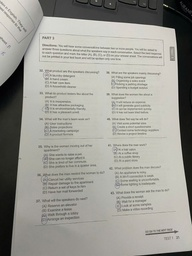
#> input picture test_image.jpg, 192 x 256 px, shrunk from 1920 x 2560 before the run
$ python test_canny.py
#> lines starting #> are read from the running program, lines starting #| are printed output that depends on the picture; after the words box and inside, x2 and y2 are one past the last pixel; in counts of white or black regions, pixels touching at a corner belong together; long printed decimals are rounded
### src/sobel.py
import numpy as np

from src.convolution import convolution2d


def to_grayscale(image):
    """
    Chuyển ảnh màu BGR sang ảnh xám bằng NumPy.

    Parameters
    ----------
    image : np.ndarray
        Ảnh đầu vào.
        Có thể là ảnh xám H x W
        hoặc ảnh màu H x W x 3.

    Returns
    -------
    gray : np.ndarray
        Ảnh xám float32.
    """

    # Nếu ảnh đã là grayscale
    if image.ndim == 2:
        return image.astype(np.float32)

    # Kiểm tra ảnh màu phải có 3 kênh
    if image.ndim != 3 or image.shape[2] != 3:
        raise ValueError(
            "Ảnh đầu vào phải là ảnh xám hoặc ảnh màu BGR 3 kênh."
        )

    # OpenCV đọc ảnh theo thứ tự BGR
    b = image[:, :, 0].astype(np.float32)
    g = image[:, :, 1].astype(np.float32)
    r = image[:, :, 2].astype(np.float32)

    # Công thức chuyển RGB -> grayscale
    gray = (
        0.114 * b
        + 0.587 * g
        + 0.299 * r
    )

    return gray


# [154 lines left out: functions normalize_to_uint8, sobel, sobel_edge, not called in this run]

### src/convolution.py
import numpy as np


def convolution2d(image, kernel, padding="reflect"):
    """
    Thực hiện phép tích chập 2D giữa ảnh xám và kernel.

    Parameters
    ----------
    image : np.ndarray
        Ảnh xám 2 chiều, kích thước H x W.

    kernel : np.ndarray
        Ma trận kernel, ví dụ 3x3 hoặc 5x5.

    padding : str
        Phương pháp xử lý biên.
        Mặc định là "reflect".

    Returns
    -------
    output : np.ndarray
        Ảnh kết quả kiểu float32,
        có cùng kích thước với ảnh đầu vào.
    """

    # Kiểm tra ảnh phải là ảnh xám 2 chiều
    if image.ndim != 2:
        raise ValueError(
            "convolution2d chỉ nhận ảnh xám 2 chiều."
        )

    # Kiểm tra kernel phải là ma trận 2 chiều
    if kernel.ndim != 2:
        raise ValueError(
            "Kernel phải là ma trận 2 chiều."
        )

    # Kernel nên có kích thước lẻ
    kh, kw = kernel.shape

    if kh % 2 == 0 or kw % 2 == 0:
        raise ValueError(
            "Kernel phải có kích thước lẻ, ví dụ 3x3 hoặc 5x5."
        )

    # Chuyển sang float32 để tránh tràn số uint8
    image = image.astype(np.float32)
    kernel = kernel.astype(np.float32)

    # Tính số pixel cần padding
    pad_h = kh // 2
    pad_w = kw // 2

    # Padding ảnh
    padded = np.pad(
        image,
        (
            (pad_h, pad_h),
            (pad_w, pad_w)
        ),
        mode=padding
    )

    # Tạo ảnh đầu ra
    output = np.zeros(
        image.shape,
        dtype=np.float32
    )

    height, width = image.shape

    # Quét qua từng pixel
    for y in range(height):
        for x in range(width):

            # Lấy vùng ảnh có kích thước bằng kernel
            region = padded[
                y:y + kh,
                x:x + kw
            ]

            # Nhân từng phần tử và cộng lại
            output[y, x] = np.sum(
                region * kernel
            )

    return output

### src/canny.py
import numpy as np

from src.convolution import convolution2d
from src.sobel import to_grayscale
from src.log_detector import gaussian_kernel


def non_maximum_suppression(magnitude, direction):
    """
    Làm mảnh biên bằng Non-Maximum Suppression.

    Parameters
    ----------
    magnitude : np.ndarray
        Độ lớn gradient.

    direction : np.ndarray
        Hướng gradient theo độ.

    Returns
    -------
    output : np.ndarray
        Ảnh gradient sau khi làm mảnh.
    """

    height, width = magnitude.shape

    output = np.zeros(
        (height, width),
        dtype=np.float32
    )

    # Đưa góc về miền [0, 180)
    angle = direction.copy()

    angle[angle < 0] += 180

    for y in range(1, height - 1):
        for x in range(1, width - 1):

            current = magnitude[y, x]

            neighbor1 = 0
            neighbor2 = 0

            # Hướng 0 độ
            if (
                0 <= angle[y, x] < 22.5
                or 157.5 <= angle[y, x] <= 180
            ):
                neighbor1 = magnitude[y, x - 1]
                neighbor2 = magnitude[y, x + 1]

            # Hướng 45 độ
            elif 22.5 <= angle[y, x] < 67.5:
                neighbor1 = magnitude[y - 1, x + 1]
                neighbor2 = magnitude[y + 1, x - 1]

            # Hướng 90 độ
            elif 67.5 <= angle[y, x] < 112.5:
                neighbor1 = magnitude[y - 1, x]
                neighbor2 = magnitude[y + 1, x]

            # Hướng 135 độ
            elif 112.5 <= angle[y, x] < 157.5:
                neighbor1 = magnitude[y - 1, x - 1]
                neighbor2 = magnitude[y + 1, x + 1]

            # Chỉ giữ local maximum
            if (
                current >= neighbor1
                and current >= neighbor2
            ):
                output[y, x] = current

    return output


def automatic_thresholds(gray, sigma=0.33):
    """
    Tự động tính ngưỡng thấp và cao dựa trên median ảnh.

    Parameters
    ----------
    gray : np.ndarray
        Ảnh grayscale.

    sigma : float
        Hệ số điều chỉnh ngưỡng.

    Returns
    -------
    low_threshold : float
    high_threshold : float
    """

    median_value = np.median(gray)

    low_threshold = max(
        0,
        (1.0 - sigma) * median_value
    )

    high_threshold = min(
        255,
        (1.0 + sigma) * median_value
    )

    return (
        float(low_threshold),
        float(high_threshold)
    )


def double_threshold(
    image,
    low_threshold,
    high_threshold
):
    """
    Phân loại pixel thành:
    strong edge
    weak edge
    non-edge.
    """

    strong_value = 255
    weak_value = 75

    result = np.zeros(
        image.shape,
        dtype=np.uint8
    )

    strong_y, strong_x = np.where(
        image >= high_threshold
    )

    weak_y, weak_x = np.where(
        (image >= low_threshold)
        & (image < high_threshold)
    )

    result[
        strong_y,
        strong_x
    ] = strong_value

    result[
        weak_y,
        weak_x
    ] = weak_value

    return (
        result,
        weak_value,
        strong_value
    )


def hysteresis(
    image,
    weak_value=75,
    strong_value=255
):
    """
    Giữ weak edge nếu nó nối với strong edge.

    Parameters
    ----------
    image : np.ndarray
        Ảnh sau double threshold.

    Returns
    -------
    result : np.ndarray
        Ảnh biên cuối cùng.
    """

    result = image.copy()

    height, width = result.shape

    changed = True

    while changed:
        changed = False

        for y in range(1, height - 1):
            for x in range(1, width - 1):

                if result[y, x] == weak_value:

                    region = result[
                        y - 1:y + 2,
                        x - 1:x + 2
                    ]

                    if np.any(
                        region == strong_value
                    ):
                        result[y, x] = strong_value
                        changed = True

    # Các weak edge còn lại bị loại
    result[
        result != strong_value
    ] = 0

    return result


def canny(
    image,
    gaussian_size=5,
    gaussian_sigma=1.4,
    threshold_sigma=0.33
):
    """
    Thuật toán Canny tự cài đặt.

    Pipeline:
    1. Gaussian smoothing
    2. Gradient magnitude + direction
    3. Non-Maximum Suppression
    4. Double threshold + hysteresis

    Parameters
    ----------
    image : np.ndarray
        Ảnh màu hoặc grayscale.

    gaussian_size : int
        Kích thước Gaussian kernel.

    gaussian_sigma : float
        Sigma Gaussian.

    threshold_sigma : float
        Hệ số tính ngưỡng tự động.

    Returns
    -------
    result : dict
        gray
        blurred
        gx
        gy
        magnitude
        direction
        nms
        threshold
        edge
        low_threshold
        high_threshold
    """

    # ==========================================
    # BƯỚC 1: GRAYSCALE
    # ==========================================

    gray = to_grayscale(
        image
    )


    # ==========================================
    # BƯỚC 2: GAUSSIAN SMOOTHING
    # ==========================================

    g_kernel = gaussian_kernel(
        size=gaussian_size,
        sigma=gaussian_sigma
    )

    blurred = convolution2d(
        gray,
        g_kernel
    )


    # ==========================================
    # BƯỚC 3: SOBEL GRADIENT
    # ==========================================

    kernel_x = np.array([
        [-1, 0, 1],
        [-2, 0, 2],
        [-1, 0, 1]
    ], dtype=np.float32)

    kernel_y = np.array([
        [-1, -2, -1],
        [0,  0,  0],
        [1,  2,  1]
    ], dtype=np.float32)


    gx = convolution2d(
        blurred,
        kernel_x
    )

    gy = convolution2d(
        blurred,
        kernel_y
    )


    magnitude = np.sqrt(
        gx ** 2 + gy ** 2
    )


    direction = np.degrees(
        np.arctan2(
            gy,
            gx
        )
    )


    # ==========================================
    # BƯỚC 4: NON-MAXIMUM SUPPRESSION
    # ==========================================

    nms = non_maximum_suppression(
        magnitude,
        direction
    )


    # ==========================================
    # BƯỚC 5: NGƯỠNG TỰ ĐỘNG
    # ==========================================

    low_threshold, high_threshold = (
        automatic_thresholds(
            gray,
            sigma=threshold_sigma
        )
    )


    # ==========================================
    # BƯỚC 6: DOUBLE THRESHOLD
    # ==========================================

    threshold_image, weak, strong = (
        double_threshold(
            nms,
            low_threshold,
            high_threshold
        )
    )


    # ==========================================
    # BƯỚC 7: HYSTERESIS
    # ==========================================

    edge = hysteresis(
        threshold_image,
        weak_value=weak,
        strong_value=strong
    )


    return {
        "gray": gray,
        "blurred": blurred,
        "gx": gx,
        "gy": gy,
        "magnitude": magnitude,
        "direction": direction,
        "nms": nms,
        "threshold": threshold_image,
        "edge": edge,
        "low_threshold": low_threshold,
        "high_threshold": high_threshold
    }


# [18 lines left out: function canny_edge, not called in this run]

### src/log_detector.py
import numpy as np

from src.convolution import convolution2d
from src.sobel import to_grayscale, normalize_to_uint8


def gaussian_kernel(size=5, sigma=1.0):
    """
    Tạo kernel Gaussian 2D.

    Parameters
    ----------
    size : int
        Kích thước kernel, phải là số lẻ.

    sigma : float
        Độ lệch chuẩn của Gaussian.

    Returns
    -------
    kernel : np.ndarray
        Kernel Gaussian đã chuẩn hóa.
    """

    if size % 2 == 0:
        raise ValueError(
            "Kích thước Gaussian kernel phải là số lẻ."
        )

    if sigma <= 0:
        raise ValueError(
            "sigma phải lớn hơn 0."
        )

    half = size // 2

    y, x = np.mgrid[
        -half:half + 1,
        -half:half + 1
    ]

    kernel = np.exp(
        -(x ** 2 + y ** 2)
        / (2 * sigma ** 2)
    )

    kernel = kernel / np.sum(kernel)

    return kernel.astype(np.float32)


# [189 lines left out: functions zero_crossing, log_detector, log_edge, not called in this run]

### test_canny.py
import cv2

from src.canny import canny


IMAGE_PATH = "test_image.jpg"


image = cv2.imread(
    IMAGE_PATH
)
#> image is the input picture: shape (256, 192, 3); mean B, G, R 147.6, 154.4, 155.1

if image is None:
    raise FileNotFoundError(
        f"Không tìm thấy ảnh: {IMAGE_PATH}"
    )


result = canny(
    image,
    gaussian_size=5,
    gaussian_sigma=1.4,
    threshold_sigma=0.33
)
#> call 2 of convolution2d, with kernel = array of shape (3, 3), padding = 'reflect'
#> in convolution2d (call 2), `padded = np.pad( image, ( (pad_h, pad_h), (pad_w, pad_w) ), mode=paddi..`:
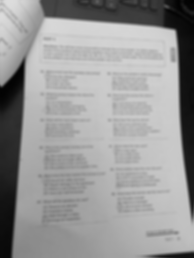
#> padded: shape (258, 194) float32; min 2.62, max 220.4, mean 152.5
#> call 3 of convolution2d, with kernel = array of shape (3, 3), padding = 'reflect'
#> after the loop in convolution2d (call 3), `for y in range(height):`:
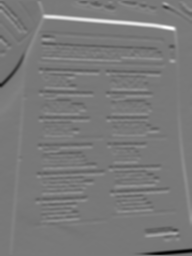
#> output: shape (256, 192) float32; min -364.4, max 401.2, mean 1; drawn with min black and max white
#> in canny, `direction = np.degrees( np.arctan2( gy, gx ) )`:
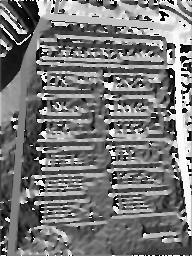
#> direction: shape (256, 192) float32; min -180, max 180, mean -9; drawn with min black and max white
#> in non_maximum_suppression, `angle[angle < 0] += 180`:
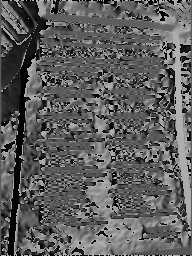
#> angle: shape (256, 192) float32; min 0, max 180, mean 94.1
#> after the loop in non_maximum_suppression, `for y in range(1, height - 1):`:
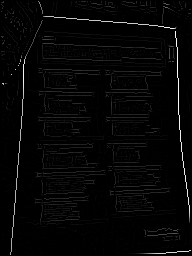
#> output: shape (256, 192) float32; min 0, max 419.3, mean 9.2; drawn with min black and max white
#> in automatic_thresholds, `median_value = np.median(gray)`: median_value = 174.3
#> in automatic_thresholds, `low_threshold = max( 0, (1.0 - sigma) * median_value )`: low_threshold = 116.8
#> in automatic_thresholds, `high_threshold = min( 255, (1.0 + sigma) * median_value )`: high_threshold = 231.9
#> in canny, `low_threshold, high_threshold = ( automatic_thresholds( gray, sigma=th..`: low_threshold = 116.8; high_threshold = 231.9
#> in double_threshold, `strong_y, strong_x = np.where( image >= high_threshold )`: strong_y = 567 values from 16 to 254; strong_x = 567 values, max 190 at index 523, min 2 at index 217, mean 103.6
#> in double_threshold, `weak_y, weak_x = np.where( (image >= low_threshold) & (image < high_th..`: weak_y = 86 values from 1 to 253; weak_x = 86 values, max 189 at index 67, min 5 at index 66, mean 88.93
#> in canny, `threshold_image, weak, strong = ( double_threshold( nms, low_threshold..`:
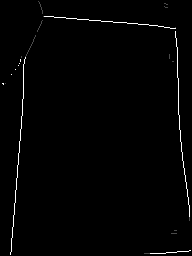
#> threshold_image: shape (256, 192); min 0, max 255, mean 3.1
#> in canny, `threshold_image, weak, strong = ( double_threshold( nms, low_threshold..`: weak = 75; strong = 255
#> after the loop in hysteresis, `while changed:`: result: shape (256, 192); 0.07% of pixels changed, all inside (x1, y1, x2, y2) = (25, 16, 190, 254)
#> in hysteresis, `result[ result != strong_value ] = 0`:
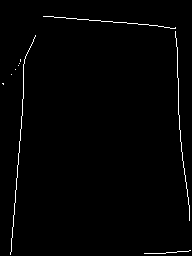
#> result: shape (256, 192); 1.2% white in thin lines or dots
#> result = 11 items


gray = result["gray"]

blurred = result["blurred"]

magnitude = result["magnitude"]

nms = result["nms"]

threshold_image = result["threshold"]

edge = result["edge"]


# Chuyển về uint8 để hiển thị
magnitude_display = cv2.normalize(
    magnitude,
    None,
    0,
    255,
    cv2.NORM_MINMAX
).astype("uint8")


nms_display = cv2.normalize(
    nms,
    None,
    0,
    255,
    cv2.NORM_MINMAX
).astype("uint8")


cv2.imshow(
    "1 - Anh goc",
    image
)

cv2.imshow(
    "2 - Grayscale",
    gray.astype("uint8")
)

cv2.imshow(
    "3 - Gaussian Blur",
    blurred.astype("uint8")
)

cv2.imshow(
    "4 - Gradient Magnitude",
    magnitude_display
)

cv2.imshow(
    "5 - Non Maximum Suppression",
    nms_display
)

cv2.imshow(
    "6 - Double Threshold",
    threshold_image
)

cv2.imshow(
    "7 - Canny Final",
    edge
)


cv2.imwrite(
    "canny_result.jpg",
    edge
)


print("Canny chạy thành công.")

print(
    "Low threshold:",
    result["low_threshold"]
)
#| Low threshold: 116.799

print(
    "High threshold:",
    result["high_threshold"]
)
#| High threshold: 231.855

print(
    "Kích thước edge:",
    edge.shape
)
#| Kích thước edge: (256, 192)

print(
    "Đã lưu: canny_result.jpg"
)


cv2.waitKey(0)

cv2.destroyAllWindows()
